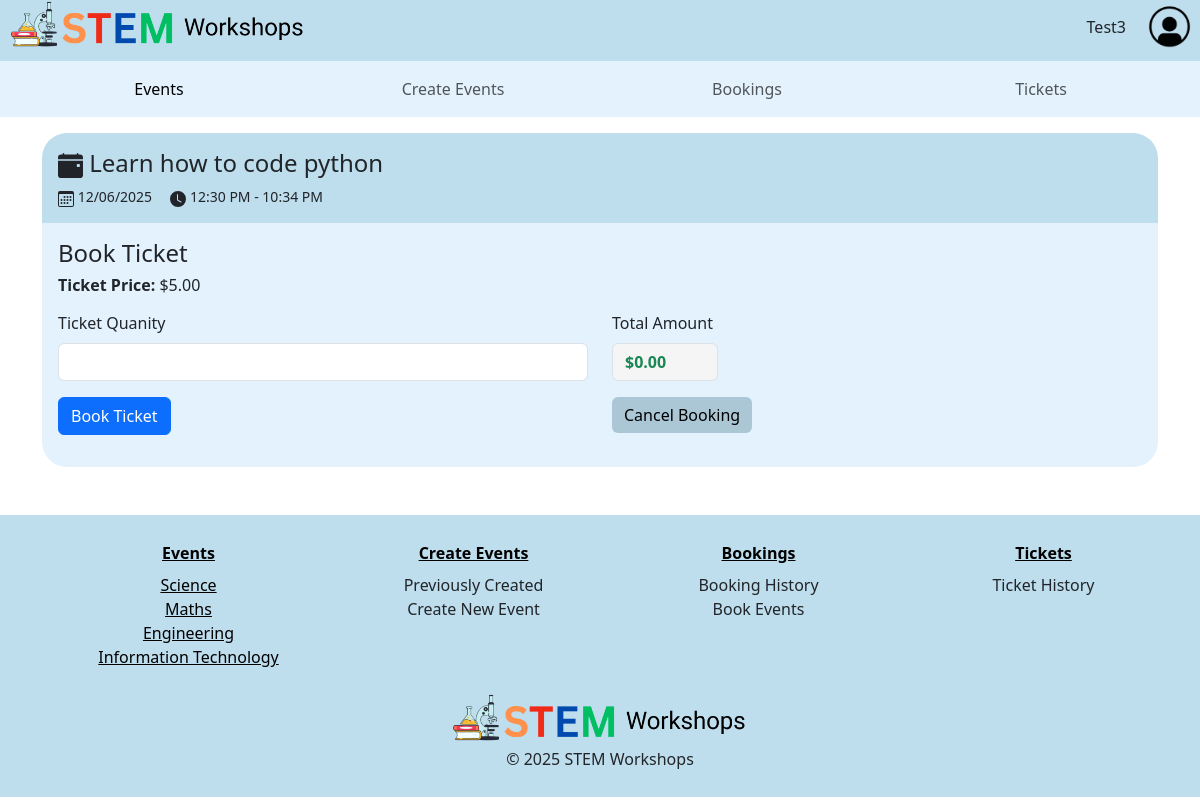
The app's page /1/booking (signed in) with its own data.
### STEMWorkshops/models.py (models this page shows, shortened)
class User(db.Model, UserMixin):
    __tablename__ = 'users'
    user_id = db.Column(db.Integer, primary_key=True) # Unique ID for user
    name = db.Column(db.String(100), index=True, unique=True, nullable=False) # Username
    emailid = db.Column(db.String(100), index=True, nullable=False) # User Email
    phoneno = db.Column(db.String(100), index=True, nullable=False) # Contact Number
    address = db.Column(db.String(100), index=True, nullable=False) # User Address
    password_hash = db.Column(db.String(255), nullable=False) # Hashed password (For security purposes)
    comments = db.relationship('Comment', backref='user') # Link to user comments

class Event(db.Model):
    __tablename__ = 'events'
    event_id = db.Column(db.Integer, primary_key=True) # Unique ID for event
    event_name = db.Column(db.String(80), nullable=False) # Event Name
    start_time = db.Column(db.DateTime, nullable=False) # Start Time
    end_time = db.Column(db.DateTime, nullable=False) # End Time
    STEM_category = db.Column(db.Enum("Science", "Information Technology", "Maths", "Engineering"), nullable=False) # The Four STEM Fields
    event_type = db.Column(db.Enum("Online", "In-Person"), nullable=False) # The Two Event Types
    event_address = db.Column(db.String(80)) # Address for the event (if in-person)
    event_venue = db.Column(db.String(80)) # Venue for the event (if in-person)
    ticket_price = db.Column(db.Numeric(10,2), nullable=False) # Price per ticket
    ticket_policy = db.Column(db.Integer) #Number of tickets per user
    max_num_tickets = db.Column(db.String(100), nullable=False) # Maximum number of tickets available for the event
    description = db.Column(db.String(200)) # Description of the event
    image = db.Column(db.String(400)) # Image URL for the event
    event_status = db.Column(db.Enum("Open", "Inactive", "Sold Out", "Cancelled")) # The Four event statuses
    user_id = db.Column(db.Integer, db.ForeignKey('users.user_id')) # Foreign key to link to the user who created the event
    comments = db.relationship('Comment', backref='event', cascade="all, delete-orphan")

### STEMWorkshops/events.py (the view, shortened to what this page needs)
@events_bp.route('/<id>/booking', methods=['GET', 'POST'])
@login_required
def booking(id):
   booking_form = OrdersForm()
   event = db.session.scalar(db.select(Event).where(Event.event_id==id))
   return render_template('userbook.html', form=booking_form, event=event, id=id, heading='Book Ticket')

### STEMWorkshops/forms.py
class OrdersForm(FlaskForm):
    ticket_quantity=StringField("Ticket Quanity", validators=[InputRequired()])
    submit=SubmitField("Book Ticket")

### STEMWorkshops/__init__.py (called while the page is built)
def create_app():
    app = Flask(__name__)  # this is the name of the module/package that is calling this app
    app.debug = True
    app.secret_key = 'somesecretkey'
    app.config['SQLALCHEMY_DATABASE_URI'] = 'sqlite:///sitedata.sqlite'
    db.init_app(app)
    Bootstrap5(app)
    login_manager = LoginManager()
    login_manager.login_view = 'auth.login'
    login_manager.init_app(app)
    from .models import User
    @login_manager.user_loader
    def load_user(user_id):
       return db.session.scalar(db.select(User).where(User.user_id==user_id))
    from . import views
    app.register_blueprint(views.main_bp)
    from . import auth
    app.register_blueprint(auth.auth_bp)
    from . import events
    app.register_blueprint(events.events_bp)
    @app.errorhandler(404)
    def not_found(e):
      return render_template("404.html", error=e)
    return app

### STEMWorkshops/templates/userbook.html (shortened to what this page needs)
{% extends 'base.html' %}
{% from "bootstrap5/form.html" import render_form %}
{% block content %}
<div class="container">
    <div class="border-booking mt-3 p-3">
        <div class="">
            <h4>
                {{event.event_name}}
            </h4>
            <small>
                {{event.start_time.strftime('%d/%m/%Y')}} &nbsp; &nbsp;
                <svg xmlns="http://www.w3.org/2000/svg" width="16" height="16" fill="currentColor"
                    class="bi bi-clock-fill" viewBox="0 0 16 16">
                    <path
                        d="M16 8A8 8 0 1 1 0 8a8 8 0 0 1 16 0M8 3.5a.5.5 0 0 0-1 0V9a.5.5 0 0 0 .252.434l3.5 2a.5.5 0 0 0 .496-.868L8 8.71z" />
                </svg>
                {{event.start_time.strftime('%I:%M %p')}} - {{event.end_time.strftime('%I:%M %p')}}
            </small>
        </div>
    </div>
    <div class="  p-3 body-booking ">
        <div class="page-header  mb-3">
            <h4>{{heading}}</h4>
            <h6><b>Ticket Price: </b>${{event.ticket_price}}</h6>
        </div>
        <div class="row">
            <div class="col-md-6 col-sm-12 ">
                {{render_form(form)}}
            </div>
            <div class="col-md-6 col-sm-12">
                <form methods='GET, POST'>
                    <div class="">
                        <label for="total-amount" class="form-label">Total Amount</label>
                        <p id="total-amount" class="form-control fw-bold text-success"
                            style="background-color: #f5f5f5; width:20%;">$0.00</p>
                    </div>
                </form>
                <a href="{{url_for('events.show', id=event.event_id)}}"><button class="btn btn-info">Cancel Booking</button></a>
            </div>
        </div>
    </div>
</div>
{% endblock %}

### STEMWorkshops/templates/base.html (shortened to what this page needs)
<html>
<head>
  <link rel="stylesheet" , type="text/css" , href="../static/style/style.css">
  <link href="https://cdn.jsdelivr.net/npm/bootstrap@5.3.2/dist/css/bootstrap.min.css" rel="stylesheet"
>
</head>
<body>
  <header>
    <div class=" d-flex justify-content-between  ms-2 me-2 mb-2" id="topnav">
      <a href="/">
        <img src="{{ url_for('static', filename='img/logo2.png') }}" class="img-fluid" width="300px" height="200px">
      </a>
      <div>
        {% if current_user.is_authenticated %}
        <a type="submit" href="#" data-bs-toggle="modal" data-bs-target="#accountModal"
          class="btn rounded-pill w-10 h-75 me-2 mt-2">{{current_user.name}}</a>
        <a href="#" data-bs-toggle="modal" data-bs-target="#accountModal">
          <img src="{{ url_for('static', filename='img/profile.png') }}" id="profile-icon" class="img-fluid"
            width="45px" height="45px">
        </a>
        {% else %}
        <a type="submit" href="/login" class="btn btn-primary w-10 h-75 me-2 mt-2">Login</a>
        {% endif %}
      </div>
    </div>
    <nav class="navbar navbar-expand-lg">
      <div class="container-fluid m-0">
        <div class="collapse navbar-collapse" id="navbarSupportedContent">
          <ul class="navbar-nav mx-auto text-center row w-100">
            <li class="nav-item col-sm-12 col-lg-3 " id="selected-item">
              <a class="nav-link active full-hover" aria-current="page" href="/">Events</a>
            </li>
            <li class="nav-item  col-sm-12 col-lg-3  ">
              <a class="nav-link full-hover" href="/create">Create Events</a>
            </li>
            <li class="nav-item   col-sm-12 col-lg-3 ">
              <a class="nav-link full-hover" href="/history">Bookings</a>
            </li>
            <li class="nav-item col-sm-12  col-lg-3 ">
              <a class="nav-link full-hover" href="">Tickets</a>
            </li>
          </ul>
        </div>
      </div>
    </nav>
  </header>
  <main>
    {% block content %}
    {% endblock %}
  </main>
  <footer class="footer mt-5">
    <div class="container mt-3">
      <div class="row  mb-2 ">
        <div class="col-sm-12 col-md-3 text-center ">
          <ul>
            <li class="mb-2"><a href="{{ url_for('main.index') }}#browse-events"><b>Events</b></a></li>
            <li><a href="{{ url_for('main.index', category='Science') }}#browse-events">Science</a></li>
            <li><a href="{{ url_for('main.index', category='Maths') }}#browse-events">Maths</a></li>
            <li><a href="{{ url_for('main.index', category='Engineering') }}#browse-events">Engineering</a></li>
            <li><a href="{{ url_for('main.index', category='Information Technology') }}#browse-events">Information
                Technology</a></li>
          </ul>
        </div>
        <div class="col-sm-12 col-md-3 text-center ">
          <ul>
            <li class="mb-2"><a href="/create"><b> Create Events</b></a></li>
            <li>Previously Created</li>
            <li>Create New Event</li>
          </ul>
        </div>
        <div class="col-sm-12 col-md-3 text-center ">
          <ul>
            <li class="mb-2"><a href="/history"><b>Bookings</b></a></li>
            <li>Booking History</li>
            <li>Book Events</li>
          </ul>
        </div>
        <div class="col-sm-12 col-md-3 text-center">
          <ul>
            <li class="mb-2"><a href=""><b>Tickets</b></a></li>
            <li>Ticket History</li>
          </ul>
        </div>
      </div>
      <div class="footer-img">
        <a href="index.html">
          <img src="{{ url_for('static', filename='img/logo2.png') }}" class="img-fluid" width="300px" height="200px"
            id="logo">
        </a>
      </div>
      <div>
        <p class="text-center">&copy; 2025 STEM Workshops</p>
      </div>
    </div>
  </footer>
</body>
</html>

### STEMWorkshops/static/style/style.css (style rules this page uses)
.navbar { background-color: #e3f2fd; }
.nav-item { border-radius: 25px; }
header { background-color: #bedded; }
.img-fluid { object-fit: cover; }
#profile-icon { margin-top: 4px; float: right; }
.body-booking { background-color: #e3f2fd; border-bottom-right-radius: 25px; border-bottom-left-radius: 25px; }
.border-booking { border-top-right-radius: 25px; border-top-left-radius: 25px; background-color: #bedded; }
.btn-info { background-color: #abc6d5 !important; border: none !important; }
footer { background-color: #bedded; padding: 10px; }
.footer-img { display: flex; align-items: center; justify-content: center; }
footer ul, ul { list-style-type: none; }
footer a { color: black; }
label { font-size: 1rem; }

### records on screen
User: name "Test3"
Event: event_name "Learn how to code python", start_time "12/06/2025", start_time "12:30 PM", end_time "10:34 PM", ticket_price "5.00"

### other values on screen
{{ heading }} "Book Ticket"
